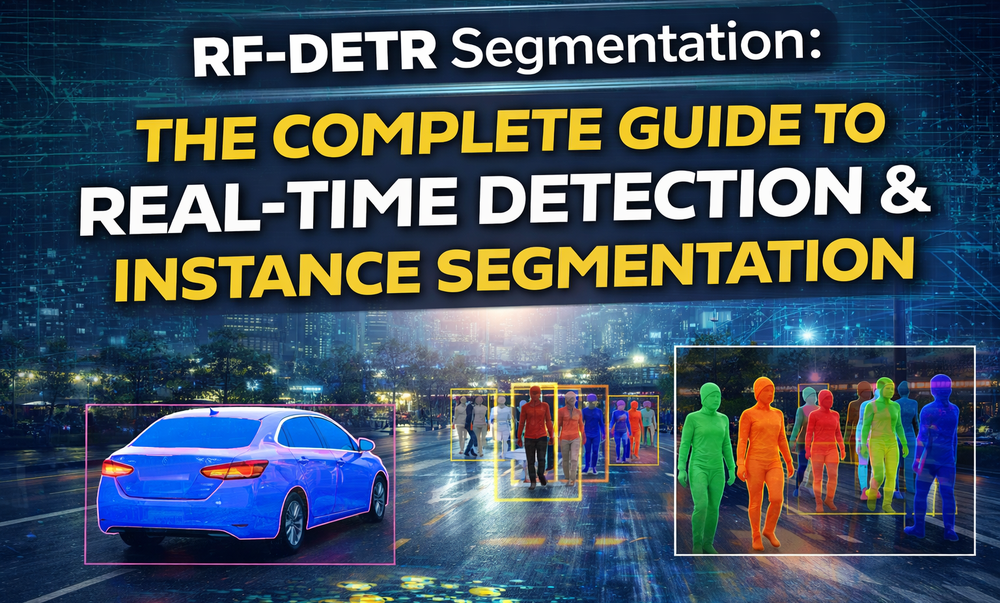
//> input picture RF_DETR_Segmentation_Demo/image.png, 1000 x 603 px, shrunk from 1536 x 926 before the run, given in place of image.jpg, which was not available
$ ./main   (built with g++ and OpenCV 4)
//> lines starting //> are read from the running program, lines starting //| are printed output that depends on the picture; pictures that were not available may be replaced by others from this repository, and a replacement may not be noted
//> further down, img is the input picture: 603 rows x 1000 cols, CV_8UC3; mean B, G, R 96, 82.4, 67
#include <iostream>
#include <string>
#include <opencv2/highgui.hpp>
#include <opencv2/imgproc.hpp>

using namespace std;
using namespace cv;


void nothing(int x, void* data) {}

// [139 lines left out: functions brightness, tv_60, kernel_generator, emboss, not called in this run]

Mat exponential_function(Mat channel, float exp){
	Mat table(1, 256, CV_8U);

	for (int i = 0; i < 256; i++)
		table.at<uchar>(i) = min((int)pow(i,exp),255);

	LUT(channel,table,channel);
	return channel;
}

void duo_tone(Mat img){
	namedWindow("image");
	int slider1 = 0;
	int slider2 = 1;
	int slider3 = 3;
	int slider4 = 0;
	string switch1 = "0 : BLUE n1 : GREEN n2 : RED";
	string switch2 = "0 : BLUE n1 : GREEN n2 : RED n3 : NONE";
	string switch3 = "0 : DARK n1 : LIGHT";
	createTrackbar("exponent","image",&slider1,10,nothing);
//> slider 'exponent' is set to 3
	createTrackbar(switch1,"image",&slider2,2,nothing);
	createTrackbar(switch2,"image",&slider3,3,nothing);
	createTrackbar(switch3,"image",&slider4,1,nothing);
//> slider '0 : DARK n1 : LIGHT' is set to 1

	while(true){
		int exp1 = getTrackbarPos("exponent","image");
		float exp = 1 + exp1/100.0;
		int s1 = getTrackbarPos(switch1,"image");
		int s2 = getTrackbarPos(switch2,"image");
		int s3 = getTrackbarPos(switch3,"image");
		Mat res = img.clone();
		Mat channels[3];
		split(img,channels);
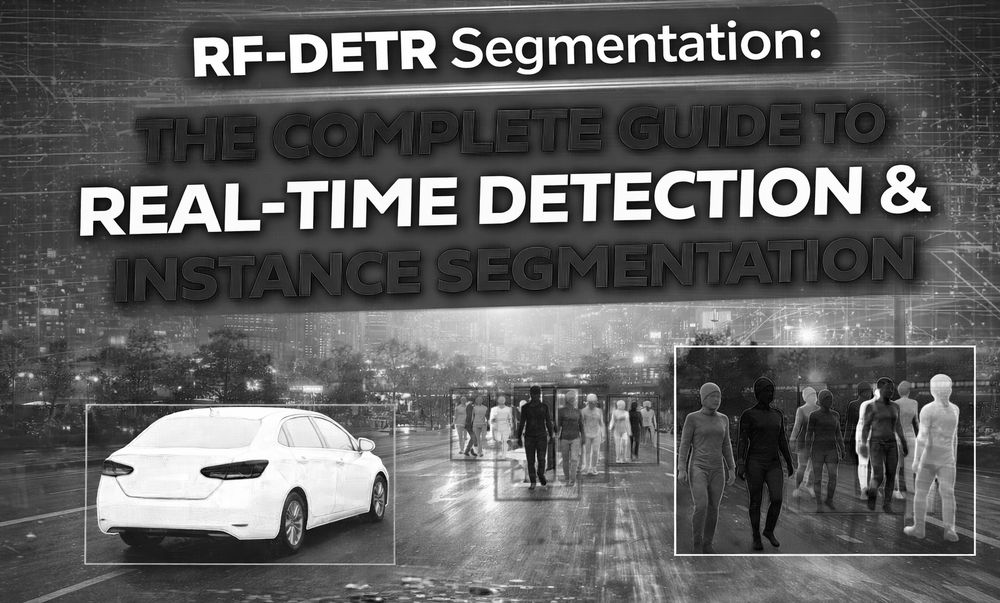
//> channels[0]: 603 rows x 1000 cols, CV_8UC1; min 0, max 255, mean 96
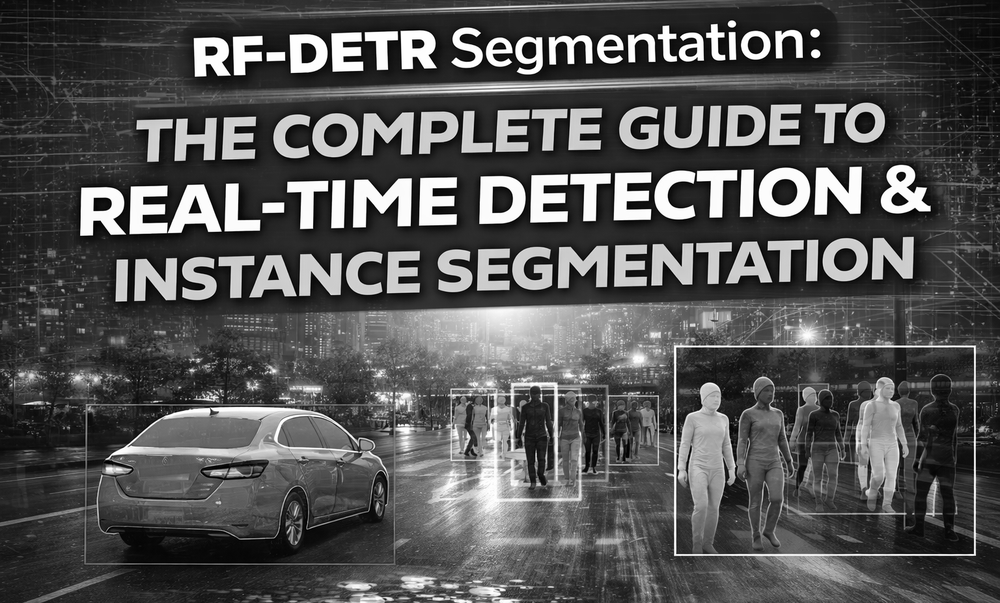
//> channels[1]: 603 rows x 1000 cols, CV_8UC1; min 0, max 255, mean 82.4
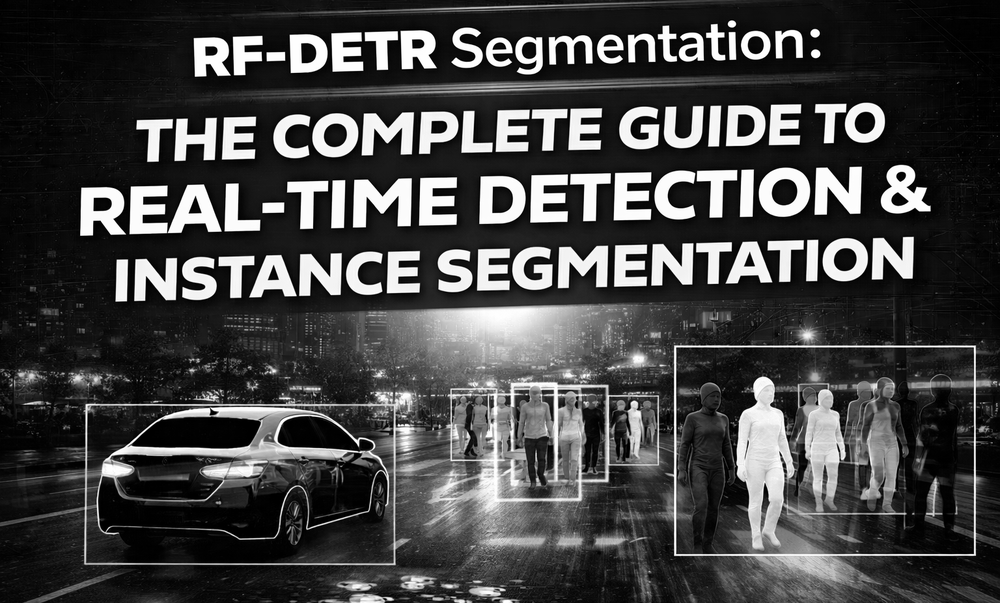
//> channels[2]: 603 rows x 1000 cols, CV_8UC1; min 0, max 255, mean 67
		for (int i=0; i<3; i++){
			if ((i == s1)||(i==s2)){
				channels[i] = exponential_function(channels[i],exp);
			}
			else{
				if (s3){
					channels[i] = exponential_function(channels[i],2-exp);
				}
				else{
					channels[i] = Mat::zeros(channels[i].size(),CV_8UC1);
				}
			}
		}
//> this loop made 3 passes
//> pass 1, in exponential_function, `LUT(channel,table,channel);`:
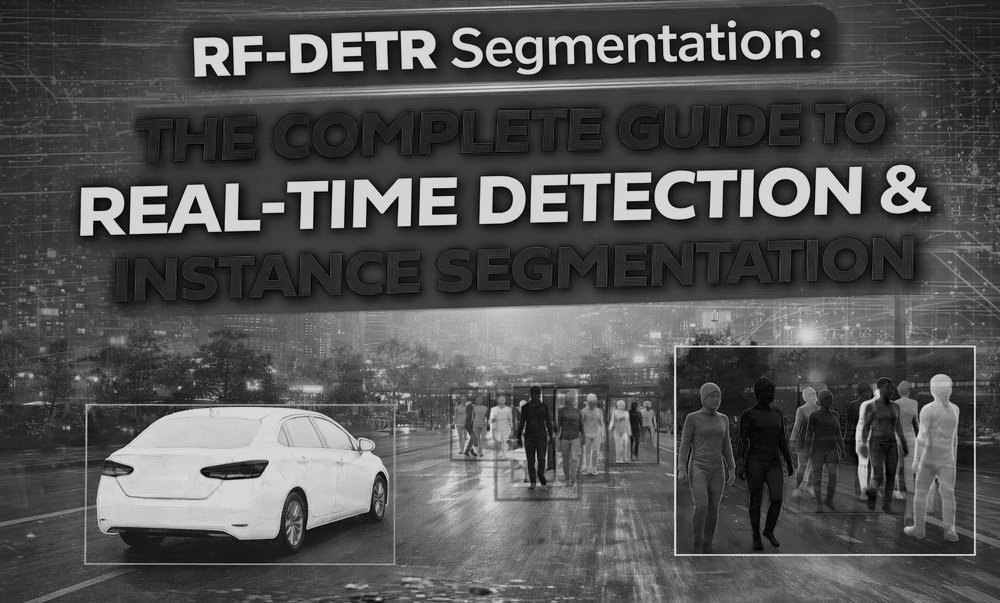
//> channel: 603 rows x 1000 cols, CV_8UC1; min 0, max 215, mean 82.7
//> pass 2, in exponential_function (call 2), `LUT(channel,table,channel);`:
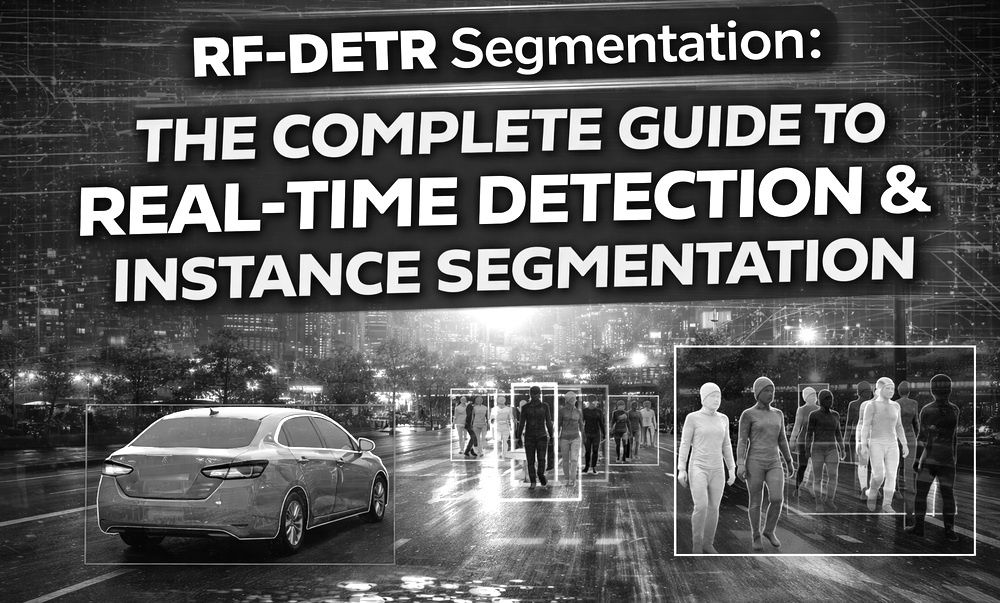
//> channel: 603 rows x 1000 cols, CV_8UC1; min 0, max 255, mean 92.1
//> pass 3, in exponential_function (call 3), `LUT(channel,table,channel);`:
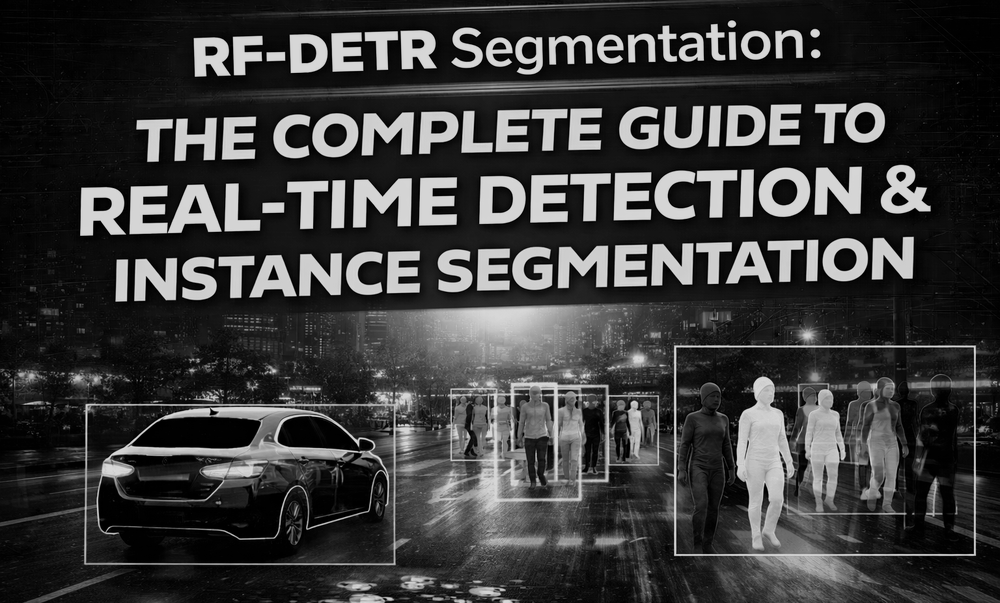
//> channel: 603 rows x 1000 cols, CV_8UC1; min 0, max 215, mean 57.5
		vector<Mat> newChannels{channels[0],channels[1],channels[2]};
		merge(newChannels,res);
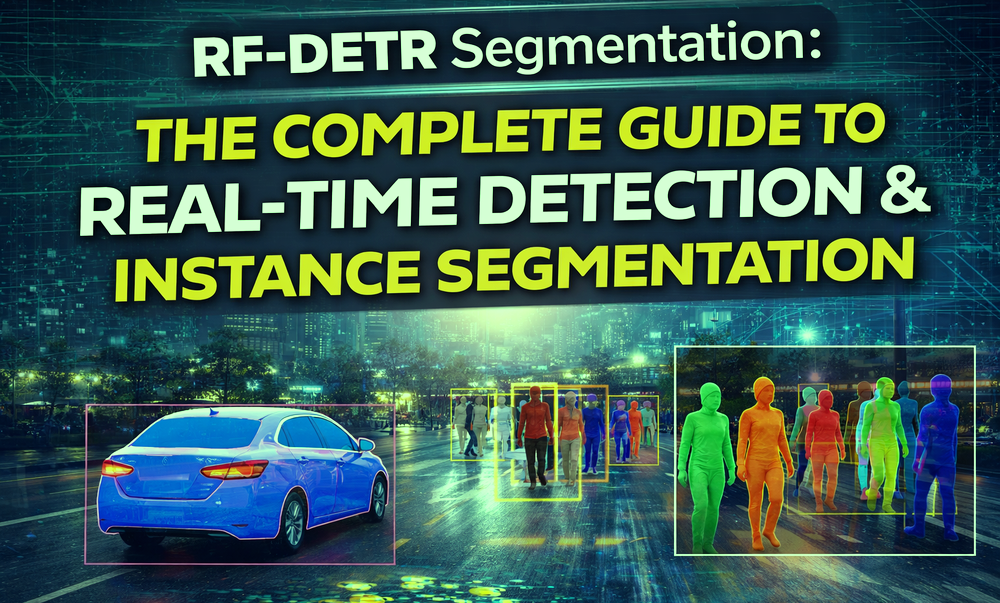
//> res: 603 rows x 1000 cols, CV_8UC3; mean B, G, R 82.7, 92.1, 57.5
		imshow("Original",img);
		imshow("image",res);
		if (waitKey(1) == 'q')
//> the 'q' key is pressed
                        break;
                }
        destroyAllWindows();
}

// [12 lines left out: function sepia, not called in this run]

int main(){
	Mat img = imread("image.jpg");
	duo_tone(img);
	return 0;
}

$ run again, with RF_DETR_Segmentation_Demo/city.png copied over RF_DETR_Segmentation_Demo/image.png
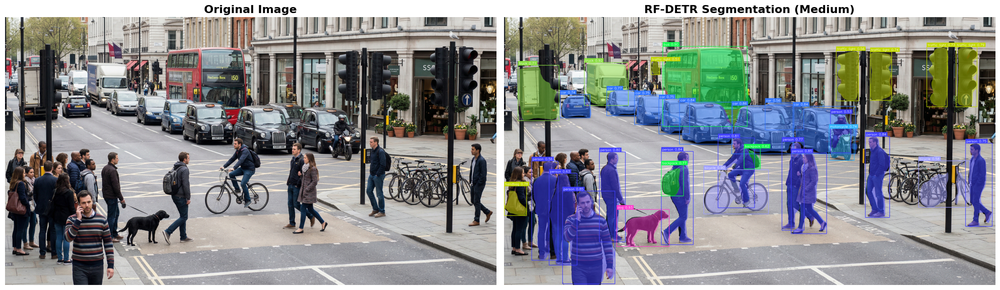
//> input picture RF_DETR_Segmentation_Demo/city.png, 1000 x 290 px, shrunk from 1990 x 577 before the run, given in place of image.jpg, which was not available
//> img is the input picture: 290 rows x 1000 cols, CV_8UC3; mean B, G, R 143.5, 140.5, 138.9
//> the loop in duo_tone, `for (int i=0; i<3; i++)` made 3 passes
//> pass 1, in exponential_function, `LUT(channel,table,channel);`:
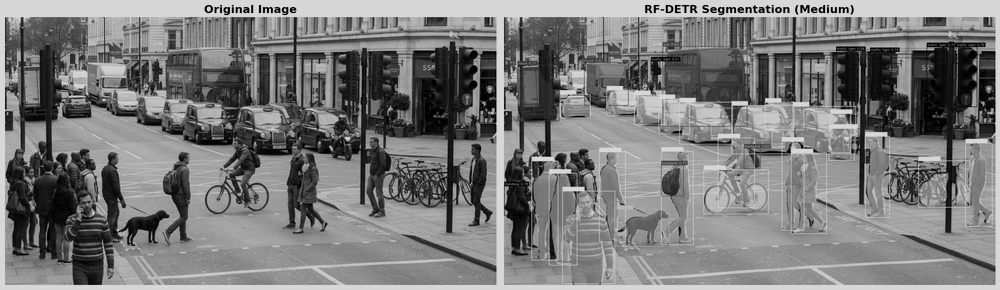
//> channel: 290 rows x 1000 cols, CV_8UC1; min 0, max 215, mean 122.6
//> in duo_tone, `merge(newChannels,res);`:
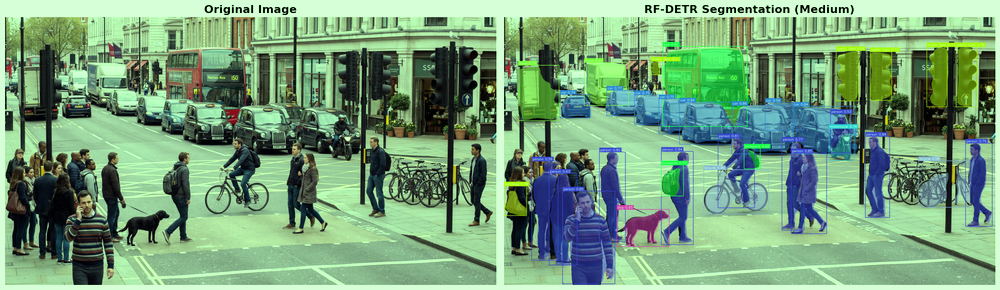
//> res: 290 rows x 1000 cols, CV_8UC3; mean B, G, R 122.6, 159, 118.7
